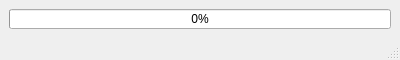
<?xml version="1.0" encoding="UTF-8"?>
<ui version="4.0">
 <class>MainWindow</class>
 <widget class="QMainWindow" name="MainWindow">
  <property name="geometry">
   <rect>
    <x>0</x>
    <y>0</y>
    <width>400</width>
    <height>60</height>
   </rect>
  </property>
  <property name="sizePolicy">
   <sizepolicy hsizetype="Fixed" vsizetype="Fixed">
    <horstretch>0</horstretch>
    <verstretch>0</verstretch>
   </sizepolicy>
  </property>
  <property name="minimumSize">
   <size>
    <width>400</width>
    <height>60</height>
   </size>
  </property>
  <property name="maximumSize">
   <size>
    <width>400</width>
    <height>60</height>
   </size>
  </property>
  <property name="windowTitle">
   <string>Text Tools - 更新</string>
  </property>
  <property name="windowIcon">
   <iconset>
    <normaloff>src/img/QIcon.png</normaloff>src/img/QIcon.png</iconset>
  </property>
  <widget class="QWidget" name="centralwidget">
   <layout class="QGridLayout" name="gridLayout">
    <item row="0" column="0">
     <widget class="QProgressBar" name="progressBar">
      <property name="value">
       <number>0</number>
      </property>
     </widget>
    </item>
   </layout>
  </widget>
  <widget class="QStatusBar" name="statusbar"/>
 </widget>
 <resources/>
 <connections/>
</ui>
